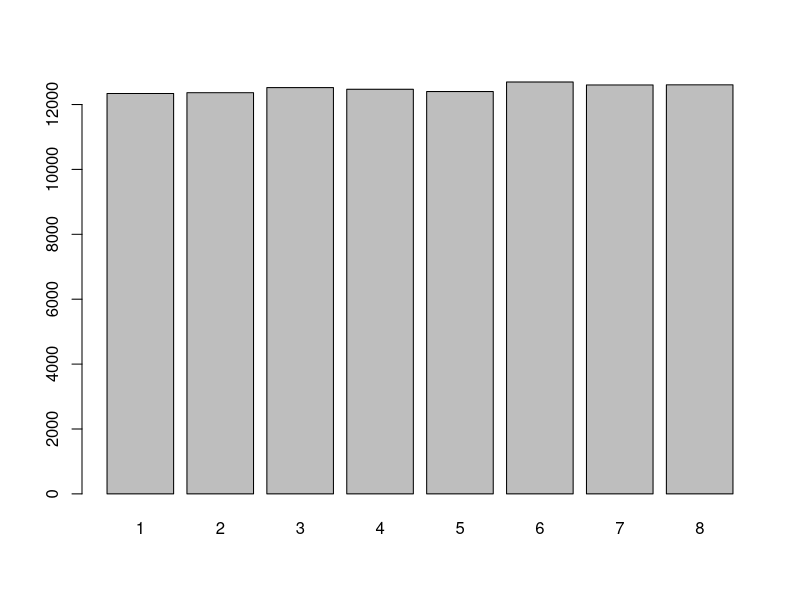

Write R code to recreate this figure. (Note: this script raises an error after producing the figure.)
# Discrete Uniform Distribution

rdu <- function(n,k) sample(1:k, n, replace=T)
randomdu <- rdu(100000, 8)
tabledu <- table(randomdu)
barplot(tabledu)

# P(X = 3), d is used for P = _
ddu <- function(x, k) ifelse(x>=1 & x<=k & round(x)==x, 1/k, 0)
ddu(3, 8)

# P(X <= 3), p is used for P <= _
pdu <- function(x, k) ifelse(x<1, 0, ifelse(x<=k, floor(x)/k, 1))
pdu(3, 8)



# Bernoulli

rbern(100000, 1/6)
randomber <- rbern(100000, 1/6)

# P(X = 1)
tableber <- table(randomber)
barplot(tableber)

# P(X = 1)
dbern(1, 1/6)

# P(X <= 1)
pbern(1, 1/6)



# Binomial

randombinom <- rbinom(100000, 5, 0.25)
table(randombinom)
tablebinom <- table(randombinom)
barplot(tablebinom)

# P(X = 3)
dbinom(3, 5, 0.25)

# P(X <= 2)
pbinom(2, 5, 0.25)

# P(X >= 4)
1 - pbinom(3, 5, 0.25)



# Poisson

dpois(1, 100)

# P(X = 1)
dbinom(1, 10000, 0.01)

# P(X = 7)
dbinom(7, 10, 0.15)

# P(X <= 5)
# TBC



# Continuous Uniform Distribution

?runif
x = runif(10000, 32, 42)
hist(x)

# 2, pbinom/punif = P(X < x)
punif(40, 32, 42) - punif(32,32,42)

# 3
punif(1000, 990, 1100)

# 4, E(X) = 27; min - 0 ; max = 54
1 - punif(27, 0, 54)



# Exponential

Z = rexp(4000, 1/6)
hist(Z)

# 2
pexp(160, 1/180)

# 3
1 - pexp(8, 1/6)
pexp(8, 1/6) - pexp(4, 1/6)



# Normal

?pnorm

# 1
pnorm(1.20)  # Left
1 - pnorm(1.88)  # Right

# 2
qnorm(0.05)  # What is the z that refers to the given probability (less than)
qnorm(1 - 0.05)  # (greater than)

# 3
qnorm(0.05) ; qnorm(0.95)  # Area in the middle

# 5 (BUN)
pnorm(2.30, 4.80, 1.17)  # Left
1 - pnorm(5.97, 4.80, 1.17)  # Right
pnorm(7.14, 4.80, 1.17) - pnorm(2.11, 4.80, 1.17)  # Between
qnorm(0.10, 4.80, 1.17)  # Highest among...
qnorm(0.025, 4.80, 1.17) ; qnorm(0.975, 4.80, 1.17)  # Middle

# ???
A = rnorm(10000, 4.8, 1.17)
hist(A)
mean(A)
